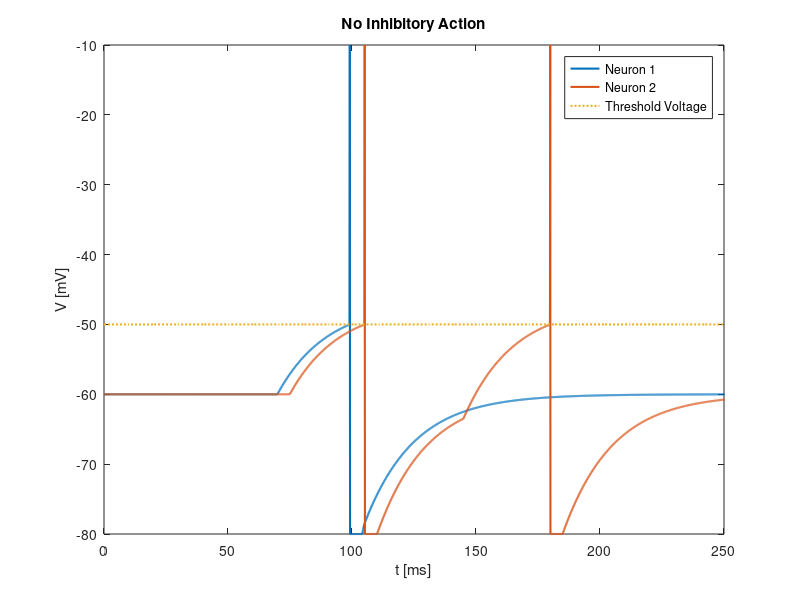

MATLAB code for this plot:
clearvars
clearvars -global
% PARAMETERS -------------------------------------------------------------  
R = 10e6;      % membrane resistance [ohms]
tau = 20;      % time constant [s]
I0 = 1.3e-6;   % external current amplitude [mA]   
N = 10000;     % number of data points for calculations
vTH = -50;     % threshold voltage
vRest = -60;   % rest potential
vReset = -80;  % reset potential
vSpike = -10;  % spike potential
refP = 5;      % absolute refractory period
de = 0.9;      % decay rate of inhibitory neurotransmitters
inhibit = 0;   % 1 -> use inhibitory neurotransmitters, 0 -> don't use
   
% SETUP ------------------------------------------------------------------
% time interval for modeling
tmin = 0;
tmax = 50*tau;
t = linspace(tmin, tmax, N);
dt = t(2) - t(1);

% Membrane voltage [mV] for neuron 1
V = vRest .* ones(1, N);
% Membrane current [mA] for neuron 1                  
Iext = zeros(1, N);
% Membrane voltage [mV] for neuron 2
V2 = vRest .* ones(1, N);
% Membrane current [mA] for neuron 2                
Iext2 = zeros(1, N);
% Inhibitory neurotransmitter 1
E = zeros(1, N);
% Inhibitory neurotransmitter 2
E2 = zeros(1, N);
   
% EXTERNAL STIMULUS  -----------------------------------------------------
s = 50;         % How far apart the pulses are between the neur
num_pulses = 1;  % How many pulses for neuron 1
num_pulses2 = 2;  % How many pulses for neuron 2
pulse_len = 350;  % Length of each pulse for neuron 1
pulse_len2 = 350;  % Length of each pulse for neuron 2
ratio = 0.986;       % current2/current1
ix = zeros(num_pulses, 1);
ix2 = zeros(num_pulses, 1);
for i = 1:num_pulses
    ix(i) = round(i * 2 * pulse_len);
    Iext(ix(i):ix(i)+pulse_len)=I0;
end
for i = 1:num_pulses2
    ix2(i) = round(i * 2 * pulse_len2);
    Iext2(ix2(i)+s:ix2(i)+pulse_len2+s)=ratio*I0;
end

% Finite Difference method  ==============================================
d1 = 0;
d2 = 0;
for c = 1 : N - 1
   V(c+1)=V(c)+(dt/tau) * (-V(c)+vRest+R*Iext(c)*(1-E2(c)*inhibit));
   V2(c+1)=V2(c)+(dt/tau) * (-V2(c)+vRest+R*Iext2(c)*(1-E(c)*inhibit));
   E(c+1)=de*E(c);
   E2(c+1)=de*E2(c);
   
   % Spike if threshold met, then reset immediately after
   if V(c+1) > vTH
       V(c) = vSpike;
       V(c+1) = vReset;
       d1 = round(refP / dt);
       E(c+1)=1;
   end
   if V2(c+1) > vTH
       V2(c) = vSpike;
       V2(c+1) = vReset;
       d2 = round(refP / dt);
       E2(c+1)=1;
   end
   
   % Keep voltage fixed during refractory period
   if d1 > 0
       V(c+1) = vReset;
       d1 = d1 - 1;
   end
   if d2 > 0
       V2(c+1) = vReset;
       d2 = d2 - 1;
   end
end

% GRAPHICS  ==============================================================
plot(t, V, 'linewidth', 1.5)
hold on
plot(t, V2, 'linewidth', 1.5);
plot(linspace(0,N*dt), linspace(vTH,vTH), ':', 'linewidth', 1.5);
xlabel('t [ms]');
ylabel('V [mV]');
legend('Neuron 1', 'Neuron 2', 'Threshold Voltage')
axis([0 0.25*tmax -inf inf])
if inhibit == 1
    title('Inhibitory Action')
elseif inhibit == 0
    title('No Inhibitory Action')
end
hold off